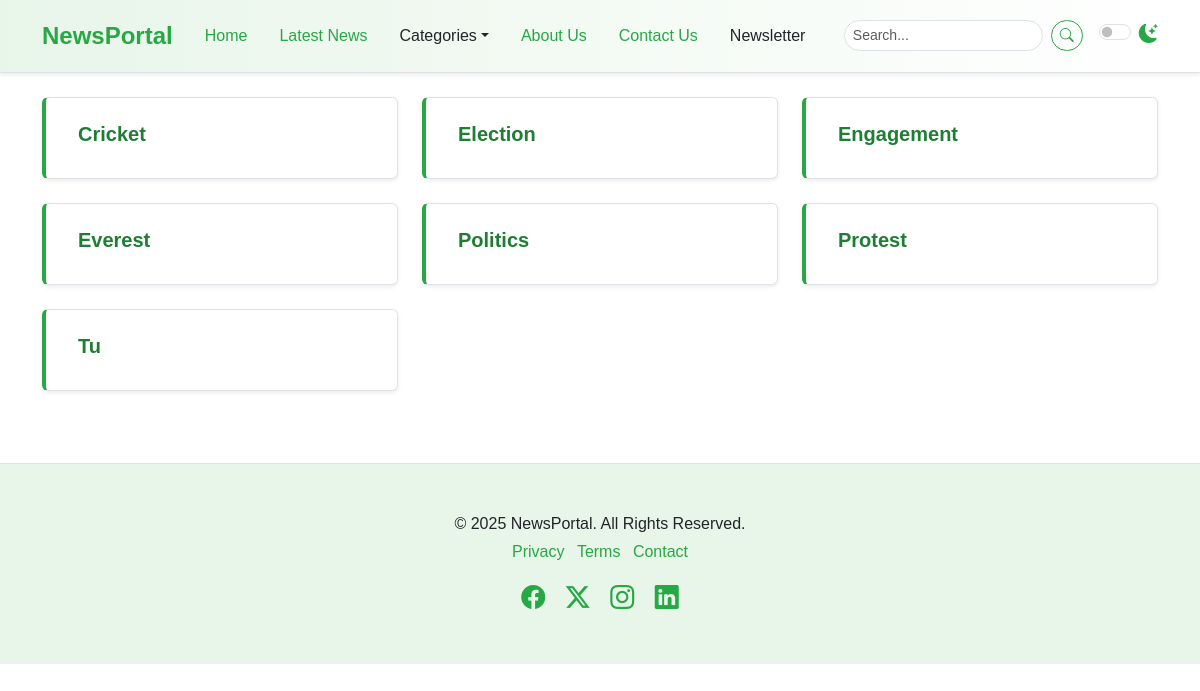
The page /categories/ on the database as committed earlier.
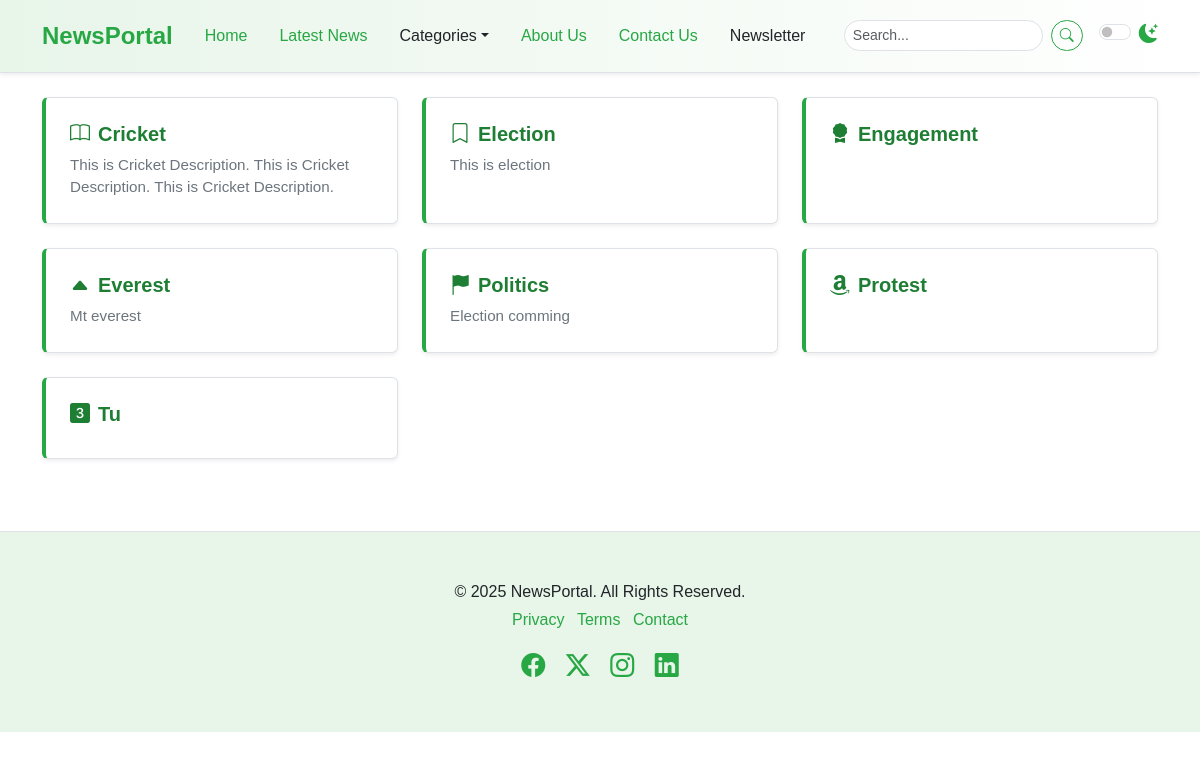
The same page on the database as committed later.
### newspaper/models.py (models this page shows, shortened)
class TimeStampedModel(models.Model):
    created_at = models.DateTimeField(auto_now_add=True)
    updated_at = models.DateTimeField(auto_now=True)
    class Meta:
        abstract = True # Don't create a table in DB

class Category(TimeStampedModel):
    name = models.CharField(max_length=100)
    icon = models.CharField(max_length=100, null=True, blank=True)
    description = models.TextField(null=True, blank=True)
    class Meta:
        ordering = ["name"] # category.objects.all()
        verbose_name = "category"
        verbose_name_plural = "Categories"

### newspaper/views.py (the view)
# urls.py: path("categories/", AllCategoriesView.as_view(), name="all-categories"),
class AllCategoriesView(ListView):
    model = Category
    template_name = "all_categories.html"  # create this template
    context_object_name = "categories"

### newspaper/nav.py (called while the page is built)
def navigation(request):
    categories = Category.objects.all()
    return {"categories": categories}

### templates/all_categories.html
{% extends "newsportal/base.html" %}
{% block content %}
<div class="container py-4">
    <div class="row row-cols-1 row-cols-md-3 g-4">
        {% for category in categories %}
            <div class="col">
                <div class="card h-100 shadow-sm list-item-card">
                    <div class="card-body">
                        <h5 class="card-title">
                            <a href="category.html"><i class="{{ category.icon }} me-2"></i>{{ category.name|title }}</a>
                        </h5>
                        <p class="card-text">{{ category.description }}</p>
                    </div>
                </div>
            </div>
        {% endfor %}
    </div>
</div>
{% endblock %}

Rows that differ between the two databases and show on the page:
changed Category "Cricket": icon empty → "bi bi-book" (drawn); description (not shown) → "This is Cricket Description. This is Cricket Description. This is Cricket Description."
changed Category "Election": icon empty → "bi bi-bookmark" (drawn); description (not shown) → "This is election"
changed Category "Engagement": icon empty → "bi bi-award-fill" (drawn)
changed Category "Everest": icon empty → "bi bi-caret-up-fill" (drawn); description (not shown) → "Mt everest"
changed Category "Politics": icon empty → "bi bi-flag-fill" (drawn); description (not shown) → "Election comming"
changed Category "Protest": icon empty → "bi bi-amazon" (drawn)
changed Category "Tu": icon empty → "bi bi-3-square-fill" (drawn)
